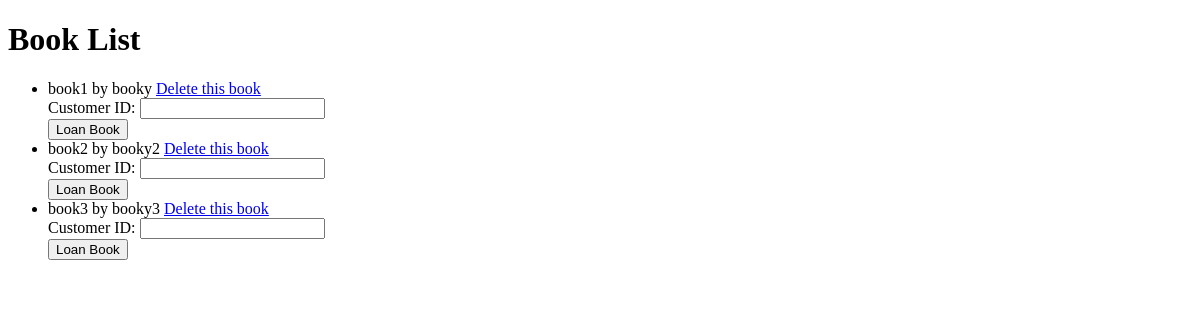
Page /display_books/ on the earlier database version.
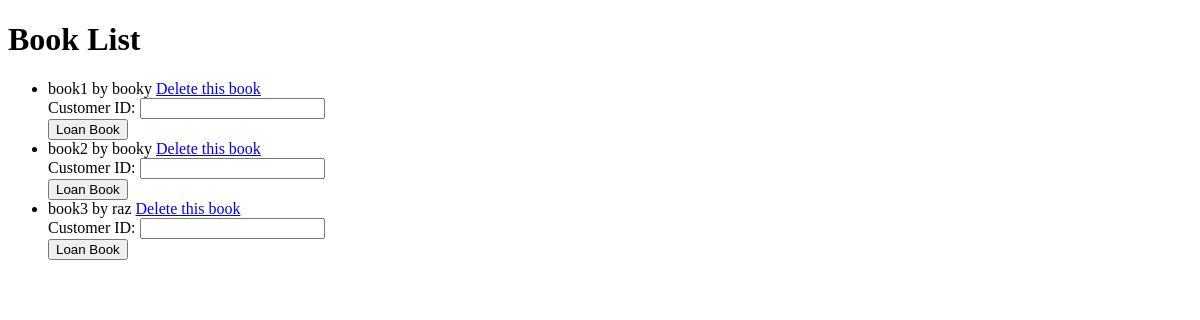
Same page on the later database version.
### book/models.py (models this page shows, shortened)
class Book(models.Model):
    name = models.CharField(max_length=100)
    author = models.CharField(max_length=100)
    year_published = models.PositiveIntegerField()
    book_type = models.PositiveIntegerField(default=0)
    def __str__(self):
        return self.name

### book/views.py (the view)
# urls.py: path('display_books/', views.display_books, name='display_books'),
def display_books(request):
    books = Book.objects.all()
    new_books = []
    for book in books:
        new_books.append({"book": book, "loan": book.loans.filter(is_return=False)})
    print(new_books)
    return render(request, 'display_books.html', {'books': new_books})

### book/templates/display_books.html (shortened to what this page needs)
<!DOCTYPE html>
<html>
<head>
</head>
<body>
    <h1>Book List</h1>
    <ul>
        {% for book in books %}
        <li>{{ book.book.name }} by {{ book.book.author }} <a href="{% url 'remove_book' book_id=book.book.id %}"> Delete this book</a></li>
        {% if not book.loan  %}
        <form method="post" action="{% url 'loan_book' book_id=book.book.id %}">
            <label for="customer_id">Customer ID:</label>
            <input type="text" id="customer_id" name="customer_id" required><br>
            <button type="submit">Loan Book</button>
        </form>
        {% else %}
        <form method="post" action="{% url 'return_book' book_id=book.book.id %}">
            {% csrf_token %}
            <button type="submit">Return Book</button>
        </form>
        {% endif %}
        {% empty %}
        <li>No books found.</li>
        {% endfor %}
    </ul>
</body>
</html>

Differences in the rows shown:
changed Book "book2": book.author "booky2" → "booky"
changed Book "book3": book.author "booky3" → "raz"
